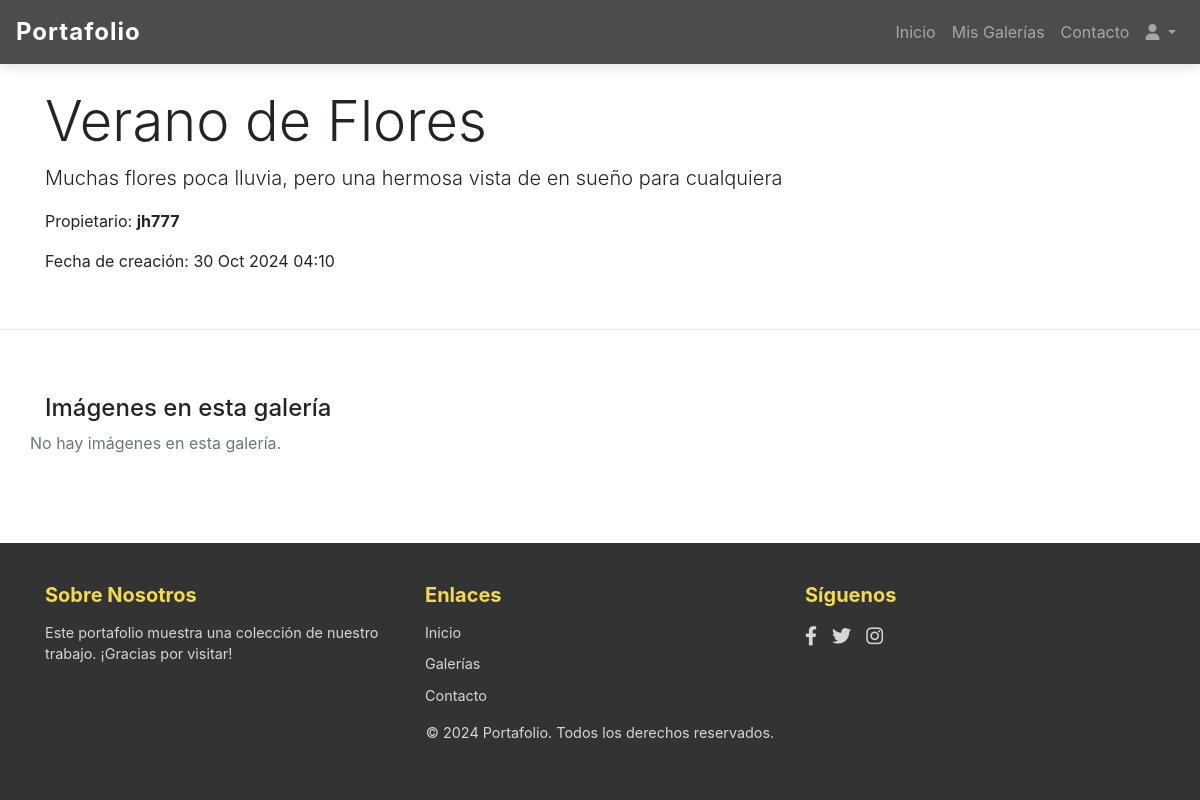
Page /gallery/1/ on the earlier database version.
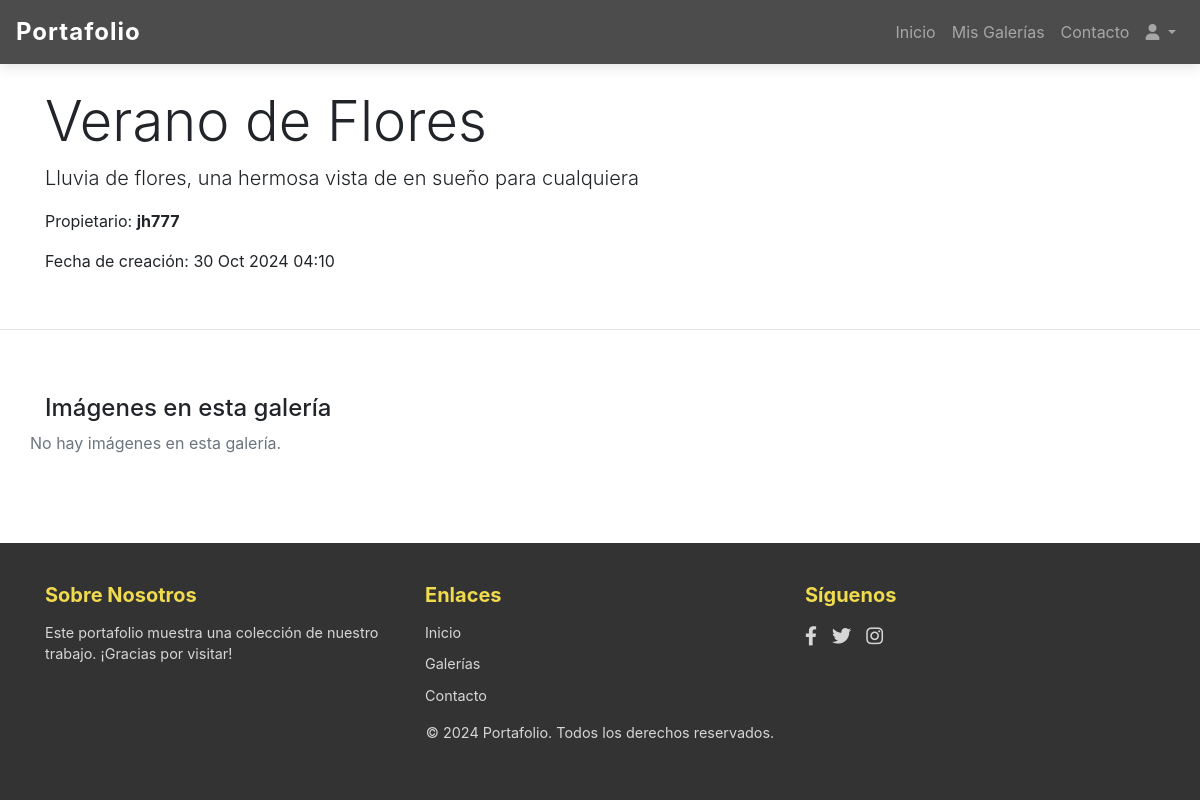
Same page on the later database version.
### gallery/models.py (models this page shows, shortened)
class Gallery(models.Model):
    user = models.ForeignKey(User, on_delete=models.CASCADE, related_name='galleries')
    title = models.CharField(max_length=100)
    description = models.TextField(blank=True, null=True)
    photo = models.ImageField(upload_to='gallery/', blank=True, null=True)
    created_at = models.DateTimeField(auto_now_add=True)

### gallery/views.py (the view)
# urls.py: path('gallery/<int:pk>/', views.GalleryDetailView.as_view(), name='gallery_detail'),
class GalleryDetailView(DetailView):
    model = Gallery
    template_name = 'gallery/gallery_detail.html'
    context_object_name = 'gallery'
    def get_context_data(self, **kwargs):
        context = super().get_context_data(**kwargs)
        context['images'] = self.object.images.all()
        return context

### gallery/templates/gallery/gallery_detail.html (shortened to what this page needs)
{% extends 'base.html' %}
{% load static %}
{% block section %}
<div class="container py-4">
    <h1 class="display-4">{{ gallery.title }}</h1>
    <p class="lead">{{ gallery.description }}</p>
    <p>Propietario: <strong>{{ gallery.user.username }}</strong></p>
    <p>Fecha de creación: {{ gallery.created_at|date:"d M Y H:i" }}</p>
</div>
<hr>
{% endblock %}
{% block maincontent %}
<div class="container py-4">
    <h2 class="h4 mt-4">Imágenes en esta galería</h2>
    <div class="row">
        {% for image in images %}
            <div class="col-md-4">
                <div class="card mb-4 shadow-sm">
                    <img src="{% static image.image_file.url %}" class="card-img-top" alt="{{ image.title }}">
                    <div class="card-body">
                        <h5 class="card-title">{{ image.title }}</h5>
                        <p class="card-text">{{ image.description }}</p>
                        <p class="text-muted">Subido el: {{ image.uploaded_at|date:"d M Y H:i" }}</p>
                        {% if image.allow_download %}
                            <a href="{{ image.image_file.url }}" class="btn btn-primary btn-sm" download>Descargar</a>
                        {% endif %}
                    </div>
                </div>
            </div>
        {% empty %}
            <p class="text-muted">No hay imágenes en esta galería.</p>
        {% endfor %}
    </div>
</div>
{% endblock %}

Differences in the rows shown:
changed Gallery "Verano de Flores": description "Muchas flores poca lluvia, pero una hermosa vista de en sueño para cualquiera" → "Lluvia de flores, una hermosa vista de en sueño para cualquiera"
